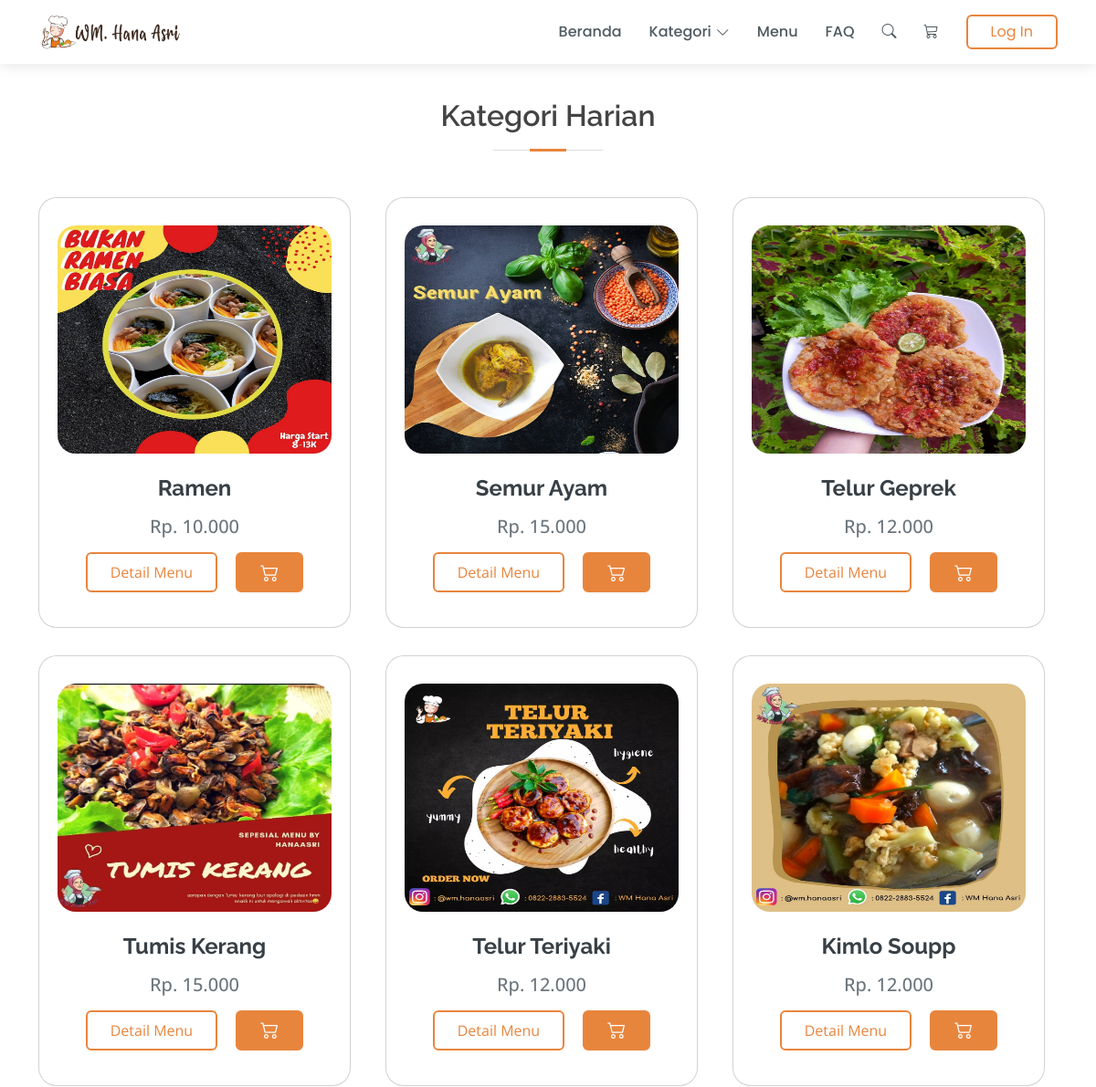
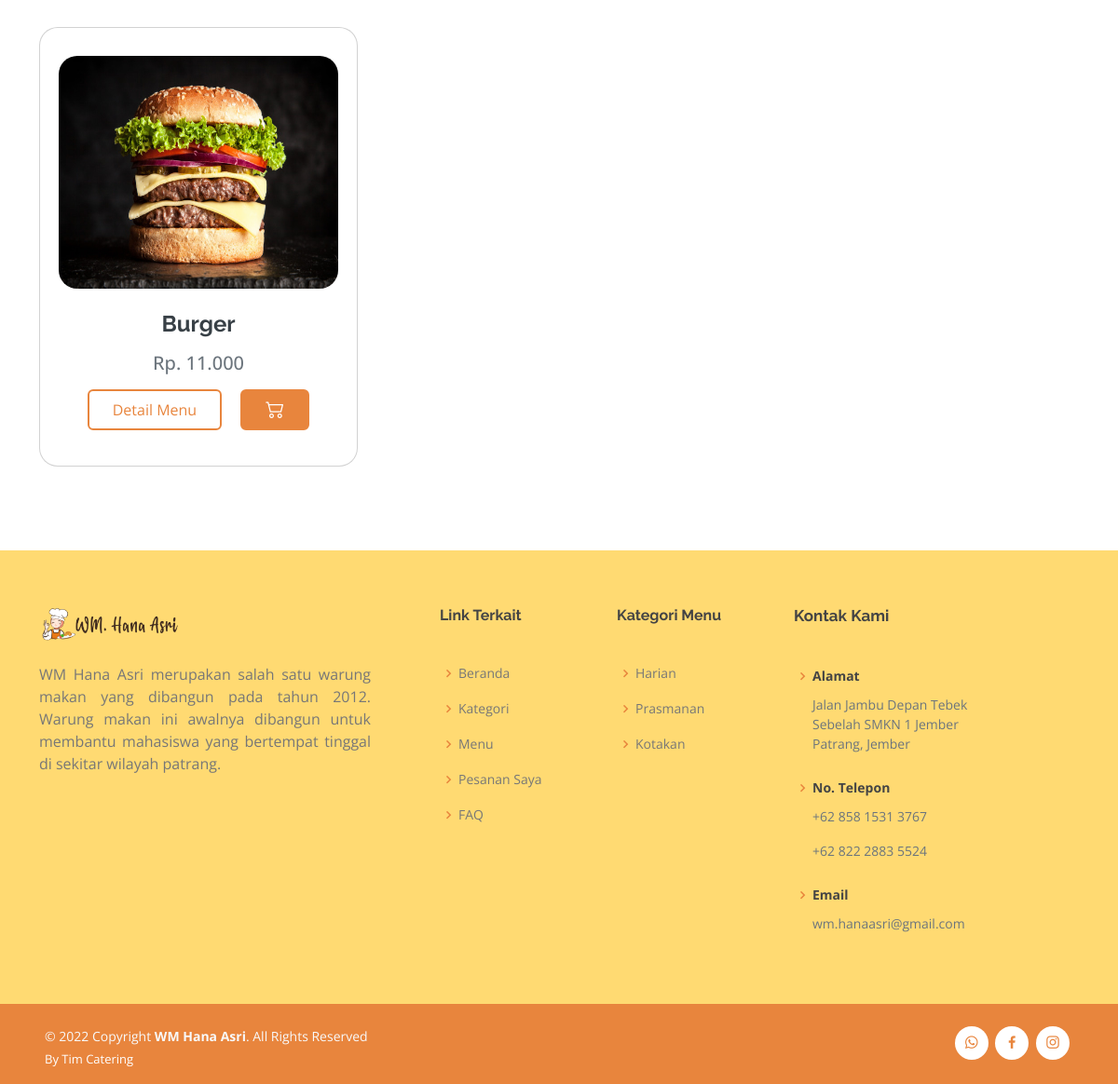
The page /menu.php?id_kategori=1 on the database its author committed (2 pictures, top to bottom).
### tables this page shows
CREATE TABLE `kategori` (
  `id_kategori` int(11) NOT NULL,
  `nama_kategori` varchar(100) NOT NULL,
  `deskripsi` varchar(100) NOT NULL
);

CREATE TABLE `menu` (
  `id_menu` int(11) NOT NULL,
  `nama_menu` varchar(100) NOT NULL,
  `harga` varchar(50) NOT NULL,
  `detail` text NOT NULL,
  `gambar` varchar(50) NOT NULL,
  `id_kategori` int(11) NOT NULL
);

### function/rupiah.php (called while the page is built)
<?php
function rupiah($angka){
	$hasil_rupiah = "Rp. " . number_format($angka,0,',','.');
	return $hasil_rupiah;
}
?>

### menu.php (the view, shortened to what this page needs)
<?php
include("header.php");
if ($_SESSION['akses'] == 2 || empty($_SESSION['akses'])) {
  $id_kategori = $_GET['id_kategori'];
 ?>
 <br>
 <br>
 <body>
  <section id="menu" class="what-we-do">
    <div class="container">
      <?php
      if ($id_kategori == 0) {
       ?>
       <div class="section-title">
        <h2>Menu</h2>
      </div>
      <div class="row">
        <?php
        if(isset($_POST['search'])){
          $s = $_POST['search'];
          $batas = 100;
          $halaman = isset($_GET['halaman'])?(int)$_GET['halaman'] : 1;
          $halaman_awal = ($halaman>1) ? ($halaman * $batas) - $batas : 0;
          $previous = $halaman - 1;
          $next = $halaman + 1;
          $data = mysqli_query($koneksi,"SELECT * FROM menu where nama_menu like '%$s%' order by id_menu;");
          $jumlah_data = mysqli_num_rows($data);
          $total_halaman = ceil($jumlah_data / $batas);
          $data_menu = mysqli_query($koneksi,"SELECT * FROM menu where nama_menu like '%$s%' order by id_menu LIMIT $halaman_awal, $batas");
          $nomor = $halaman_awal+1;
          if($jumlah_data > 0){
            while($s = mysqli_fetch_array($data_menu)){
              ?>
              <div class="col-lg-4 col-md-6 d-flex align-items-stretch mt-0" style="margin-bottom: 30px;">
                <div class="card icon-box" style="border-radius: 20px;">
                  <form action="" method="POST">
                    <input type="hidden" name="id_menu" value="<?php echo $s['id_menu'] ?>">
                    <input type="hidden" name="nama_menu" value="<?php echo $s['nama_menu'] ?>">
                    <input type="hidden" name="total_harga" value="<?php echo $s['harga'] ?>">
                    <input type="hidden" name="gambar" value="<?php echo $s['gambar'] ?>">
                    <div class="img">
                      <img src="assets/img/menu/<?php echo $s['gambar']; ?>" alt="" width="300px" height="250px" style="border-radius: 20px;">
                    </div>
                    <br>
                    <h4><a href="product_detail.php?id_menu=<?php echo $s['id_menu'] ?>"><?php echo $s['nama_menu']; ?></a></h4>
                    <h5 class="text-secondary" style="font-family: 'Open Sans', sans-serif;"><?php echo rupiah($s['harga']); ?></h5>
                    <div>
                      <a href="product_detail.php?id_menu=<?php echo $s['id_menu'] ?>"><button class="btn m-2 pt-2 pb-2" style="color: #E8853D;">Detail Menu</button></a>
                      <?php
                      if(isset($_SESSION['id'])) {
                        ?>
                        <a href="" ><button class="btn m-2" style="background-color: #E8853D;" type="submit" name="add_to_cart">
                          <span style="color: #fff; font-size: 20px" class="bi-cart2"></span>
                        </button></a>
                      </div>
                    </div>
                  </div>
                </form>
                <?php
              }else{
                ?>
                <button class="btn m-2" style="background-color: #E8853D;">
                  <a onclick="return confirm('Silahkan Login Terlebih Dahulu!')" href="login.php" style="color: #fff; font-size: 20px"><span class="bi-cart2"></span></a>
                </button>
              </div>
            </div>
          </div>
          <?php
        }
      }
    }else{
      ?>
      Menu Tidak Ditemukan!
      <?php
    }
  }else{
    $batas = 100;
    $halaman = isset($_GET['halaman'])?(int)$_GET['halaman'] : 1;
    $halaman_awal = ($halaman>1) ? ($halaman * $batas) - $batas : 0;
    $previous = $halaman - 1;
    $next = $halaman + 1;
    $data = mysqli_query($koneksi,"SELECT * FROM menu;");
    $jumlah_data = mysqli_num_rows($data);
    $total_halaman = ceil($jumlah_data / $batas);
    $data_menu = mysqli_query($koneksi,"SELECT * FROM menu LIMIT $halaman_awal, $batas");
    $nomor = $halaman_awal+1;
    while($d = mysqli_fetch_array($data_menu)){
      ?>
      <div class="col-lg-4 col-md-6 d-flex align-items-stretch mt-0" style="margin-bottom: 30px;">
        <div class="card icon-box" style="border-radius: 20px;">
          <form action="" method="POST">
            <input type="hidden" name="id_menu" value="<?php echo $d['id_menu'] ?>">
            <input type="hidden" name="nama_menu" value="<?php echo $d['nama_menu'] ?>">
            <input type="hidden" name="total_harga" value="<?php echo $d['harga'] ?>">
            <input type="hidden" name="gambar" value="<?php echo $d['gambar'] ?>">
            <div class="img">
              <img src="assets/img/menu/<?php echo $d['gambar']; ?>" alt="" width="300px" height="250px" style="border-radius: 20px;">
            </div>
            <br>
            <h4><a href="product_detail.php?id_menu=<?php echo $d['id_menu'] ?>"><?php echo $d['nama_menu']; ?></a></h4>
            <h5 class="text-secondary" style="font-family: 'Open Sans', sans-serif;"><?php echo rupiah($d['harga']); ?></h5>
            <div>
              <a href="product_detail.php?id_menu=<?php echo $d['id_menu'] ?>"><button class="btn m-2 pt-2 pb-2" style="color: #E8853D;">Detail Menu</button></a>
              <?php
              if(isset($_SESSION['id'])) {
                ?>
                <a href="" ><button class="btn m-2" style="background-color: #E8853D;" type="submit" name="add_to_cart">
                  <span style="color: #fff; font-size: 20px" class="bi-cart2"></span>
                </button></a>
              </div>
            </div>
          </div>
        </form>
        <?php
      }else{
        ?>
        <button class="btn m-2" style="background-color: #E8853D;">
          <a onclick="return confirm('Silahkan Login Terlebih Dahulu!')" href="login.php" style="color: #fff; font-size: 20px"><span class="bi-cart2"></span></a>
        </button>
      </div>
    </div>
  </div>
  <?php
}
}
}
}else{
  $batas = 100;
  $halaman = isset($_GET['halaman'])?(int)$_GET['halaman'] : 1;
  $halaman_awal = ($halaman>1) ? ($halaman * $batas) - $batas : 0;
  $data = mysqli_query($koneksi,"SELECT * FROM menu JOIN kategori ON menu.id_kategori = kategori.id_kategori WHERE menu.id_kategori='$id_kategori';");
  $data_menu = mysqli_query($koneksi,"SELECT * FROM menu JOIN kategori ON menu.id_kategori = kategori.id_kategori WHERE menu.id_kategori='$id_kategori' LIMIT $halaman_awal, $batas");
  $c = mysqli_fetch_array($data);
  ?>
  <div class="section-title">
    <h2>Kategori <?php echo $c['nama_kategori'] ?></h2>
  </div>
  <div class="row">
    <?php
    while($d = mysqli_fetch_array($data_menu)){
      ?>
      <div class="col-lg-4 col-md-6 d-flex align-items-stretch mt-0" style="margin-bottom: 30px;">
        <div class="card icon-box" style="border-radius: 20px;">
          <form action="" method="POST">
            <div class="img">
              <img src="assets/img/menu/<?php echo $d['gambar']; ?>" alt="" width="300px" height="250px" style="border-radius: 20px;">
            </div>
            <br>
            <h4><a href="product_detail.php?id_menu=<?php echo $d['id_menu'] ?>"><?php echo $d['nama_menu']; ?></a></h4>
            <h5 class="text-secondary" style="font-family: 'Open Sans', sans-serif;"><?php echo rupiah($d['harga']); ?></h5>
            <div>
              <a href="product_detail.php?id_menu=<?php echo $d['id_menu'] ?>"><button class="btn m-2 pt-2 pb-2" style="color: #E8853D;">Detail Menu</button></a>
              <?php
              if(isset($_SESSION['id'])) {
                ?>
                <a href="" ><button class="btn m-2" style="background-color: #E8853D;" type="submit" name="add_to_cart">
                  <span style="color: #fff; font-size: 20px" class="bi-cart2"></span>
                </button></a>
              </div>
            </div>
          </div>
        </form>
        <?php
      }else{
        ?>
        <button class="btn m-2" style="background-color: #E8853D;">
          <a onclick="return confirm('Silahkan Login Terlebih Dahulu!')" href="login.php" style="color: #fff; font-size: 20px"><span class="bi-cart2"></span></a>
        </button>
      </div>
    </div>
  </div>
  <?php
}
}
}
?>
</div>
</div>
</section>
</body>
<?php
}else{
  echo "<script>alert('Anda adalah Admin!')</script>";
  echo "<script>location='dashboard/'</script>";
}
include "footer.php";
?>

### assets/css/index.css (style rules this page uses)
body { font-family: "Open Sans", sans-serif; color: #444444; }
a { color: #E8853D; text-decoration: none; }
h1, h2, h3, h4, h5, h6 { font-family: "Raleway", sans-serif; }
.btn { display: inline-block; color: #E8853D; text-decoration: none; padding: 5px 25px; border: 2px solid #E8853D; overflow: hidden; position: relative; transition: color .5s .25s; }
.btn::before, .btn::after { content: ''; position: absolute; top: 0; width: 50%; height: 100%; background-color: #E8853D; z-index: -1; transform: scaleX(0); transition: transform .5s cubic-bezier(.785, .135, .15, .86); }
.btn::before { left: 0; transform-origin: left; }
.btn::after { right: 0; transform-origin: right; }
section { padding: 60px 0; }
.section-title { text-align: center; padding-bottom: 30px; }
.section-title h2 { font-size: 32px; font-weight: 600; margin-bottom: 20px; padding-bottom: 20px; position: relative; }
.section-title h2::before { content: ""; position: absolute; display: block; width: 120px; height: 1px; background: #ddd; bottom: 1px; left: calc(50% - 60px); }
.section-title h2::after { content: ""; position: absolute; display: block; width: 40px; height: 3px; background: #E8853D; bottom: 0; left: calc(50% - 20px); }
.what-we-do .icon-box { text-align: center; padding: 30px 20px; transition: all ease-in-out 0.3s; background: #fff; }
.what-we-do .icon-box h4 { font-weight: 700; margin-bottom: 15px; font-size: 24px; }
.what-we-do .icon-box h4 a { color: #384046; transition: ease-in-out 0.3s; }

### rows shown on the page
kategori: nama_kategori "Harian"
menu: gambar (picture), nama_menu "Ramen", harga "Rp. 10.000"
menu: gambar (picture), nama_menu "Semur Ayam", harga "Rp. 15.000"
menu: gambar (picture), nama_menu "Telur Geprek", harga "Rp. 12.000"
menu: gambar (picture), nama_menu "Tumis Kerang", harga "Rp. 15.000"
menu: gambar (picture), nama_menu "Telur Teriyaki", harga "Rp. 12.000"
menu: gambar (picture), nama_menu "Kimlo Soupp", harga "Rp. 12.000"
menu: gambar (picture), nama_menu "Burger", harga "Rp. 11.000"
